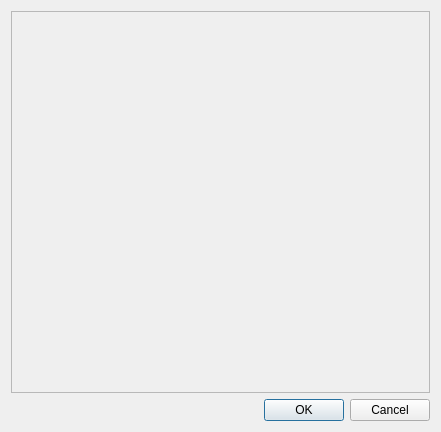
<?xml version="1.0" encoding="UTF-8"?>
<ui version="4.0">
 <class>Dialog</class>
 <widget class="QDialog" name="Dialog">
  <property name="geometry">
   <rect>
    <x>0</x>
    <y>0</y>
    <width>441</width>
    <height>432</height>
   </rect>
  </property>
  <property name="windowTitle">
   <string>Dialog</string>
  </property>
  <layout class="QVBoxLayout" name="verticalLayout">
   <item>
    <widget class="QScrollArea" name="scrollArea">
     <property name="widgetResizable">
      <bool>true</bool>
     </property>
     <widget class="QWidget" name="scrollAreaWidgetContents">
      <property name="geometry">
       <rect>
        <x>0</x>
        <y>0</y>
        <width>421</width>
        <height>383</height>
       </rect>
      </property>
      <layout class="QVBoxLayout" name="verticalLayout_3">
       <property name="spacing">
        <number>0</number>
       </property>
       <property name="margin">
        <number>0</number>
       </property>
       <item>
        <layout class="QVBoxLayout" name="folderLayout">
         <property name="leftMargin">
          <number>10</number>
         </property>
        </layout>
       </item>
      </layout>
     </widget>
    </widget>
   </item>
   <item>
    <widget class="QDialogButtonBox" name="buttonBox">
     <property name="orientation">
      <enum>Qt::Horizontal</enum>
     </property>
     <property name="standardButtons">
      <set>QDialogButtonBox::Cancel|QDialogButtonBox::Ok</set>
     </property>
    </widget>
   </item>
  </layout>
 </widget>
 <resources/>
 <connections>
  <connection>
   <sender>buttonBox</sender>
   <signal>accepted()</signal>
   <receiver>Dialog</receiver>
   <slot>accept()</slot>
   <hints>
    <hint type="sourcelabel">
     <x>248</x>
     <y>254</y>
    </hint>
    <hint type="destinationlabel">
     <x>157</x>
     <y>274</y>
    </hint>
   </hints>
  </connection>
  <connection>
   <sender>buttonBox</sender>
   <signal>rejected()</signal>
   <receiver>Dialog</receiver>
   <slot>reject()</slot>
   <hints>
    <hint type="sourcelabel">
     <x>316</x>
     <y>260</y>
    </hint>
    <hint type="destinationlabel">
     <x>286</x>
     <y>274</y>
    </hint>
   </hints>
  </connection>
 </connections>
</ui>
